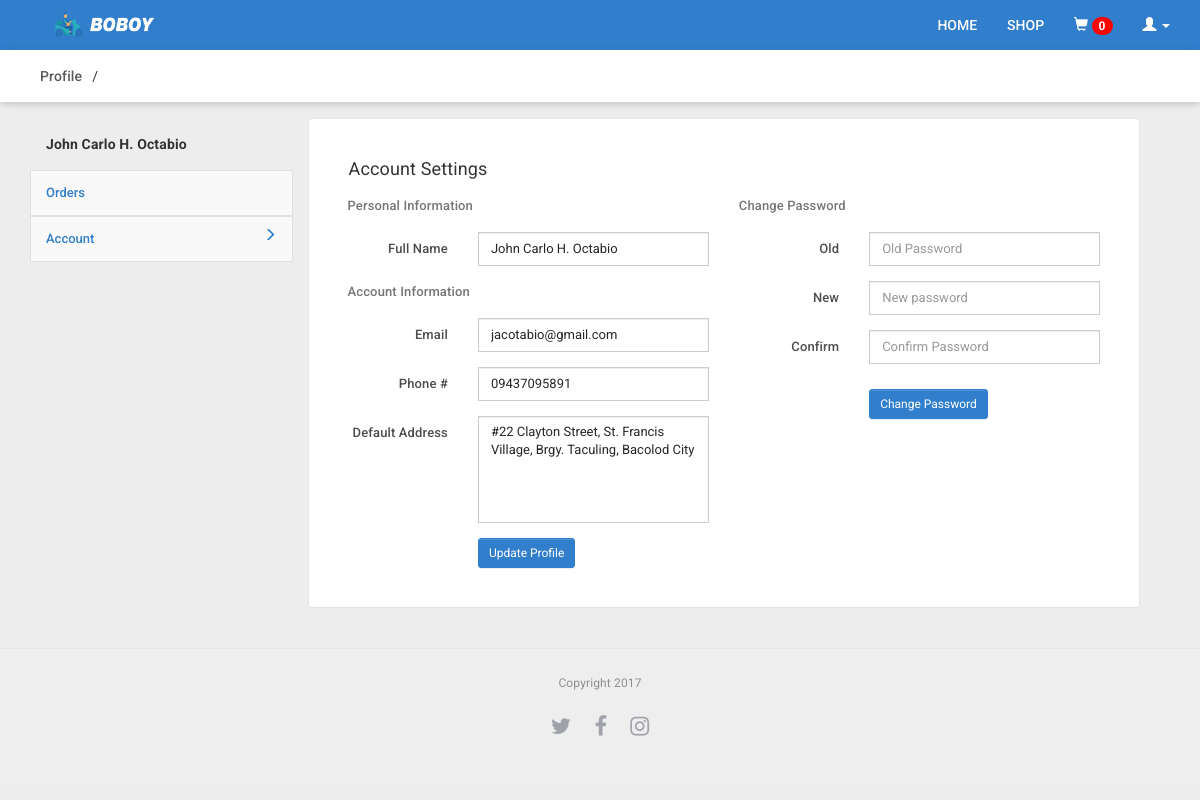
The app's page /?mod=profile&t=account (signed in) with its own data.
### tables this page shows
CREATE TABLE IF NOT EXISTS `users` (
  `usr_id` int(8) unsigned NOT NULL AUTO_INCREMENT,
  `usr_name` varchar(255) NOT NULL DEFAULT '',
  `usr_email` varchar(255) NOT NULL DEFAULT '',
  `usr_password` varchar(255) NOT NULL DEFAULT '',
  `usr_auth` int(1) NOT NULL DEFAULT '0',
  `usr_status` int(11) NOT NULL DEFAULT '0',
  `usr_img` varchar(255) NOT NULL DEFAULT '',
  `brand_id` int(1) NOT NULL DEFAULT '0',
  `usr_address` varchar(255) NOT NULL DEFAULT '',
  `usr_contact` varchar(50) NOT NULL DEFAULT 'N/A',
  `admin` int(11) NOT NULL DEFAULT '0',
  `is_hidden` int(11) NOT NULL DEFAULT '0',
  KEY `usr_id` (`usr_id`)
);

### classes/class.users.php (called while the page is built, shortened)
<?php
class Users{
  public $db;
  public function __construct(){
    try{
    $this->db = new PDO("mysql:host=".DB_SERVER.";dbname=".DB_DATABASE, DB_USERNAME, DB_PASSWORD, array(PDO::ATTR_ERRMODE => PDO::ERRMODE_WARNING));
    }catch(PDOException $e){
      echo "Connection failed: " . $e->getMessage();
      exit;
    }
  }
    public function account_details($id){
      $sth = $this->db->prepare("SELECT * FROM users WHERE usr_id = ?");
      $sth->bindParam(1,$id);
      $sth->execute();
      while($row = $sth->fetch(PDO::FETCH_ASSOC)){
        $list[] = $row;
      }
      if(!empty($list)){
        return $list;
      }else{
        return false;
      }
    }
}

### modules/profile/account.php (the view, shortened to what this page needs)
<?php
$acc = $user->account_details($_SESSION['usr_id']);
if($acc){
    foreach($acc as $_a);
?>
<div class="container-fluid no-gap">
	<div class="col-md-12 profile-dashboard">
        <div class="row">
            <h4 class="" style="margin:0;padding-left:16px;padding-top:16px;padding-bottom:16px;">Account Settings</h4>
            <div class="col-md-6 dashboard-form">
                <form id="form-account-details" method="POST" class="form-horizontal">
                    <div class="bg-white">
                        <span class="profile-title">Personal Information</span>
                        <div id="name-input" class="form-group">
                            <label class="col-md-4 control-label">Full Name</label>
                            <div class="col-md-8">
                                <input name="fullname" type="text" value="<?php echo $_a['usr_name'];?>" placeholder="Full Name" class="form-control input-md" required autocomplete="off">
                            </div>
                        </div>
                        <span class="profile-title">Account Information</span>
                        <div id="email-input" class="form-group">
                            <label class="col-md-4 control-label">Email</label>
                            <div class="col-md-8">
                                <input name="email" type="email" value="<?php echo $_a['usr_email'];?>" placeholder="example@email.com" class="form-control input-md" required autocomplete="off">
                            </div>
                        </div>
                        <div id="phone-input" class="form-group">
                            <label class="col-md-4 control-label">Phone #</label>
                            <div class="col-md-8">
                                <input name="phone" type="number" value="<?php echo $_a['usr_contact'];?>" placeholder="e.g (0915-XXX-XXXX)" class="form-control input-md" required autocomplete="off">
                            </div>
                        </div>
                        <div id="address-input" class="form-group">
                            <label class="col-md-4 control-label">Default Address</label>
                            <div class="col-md-8">
                                <textarea style="resize:none;" rows="5" name="address" type="text" placeholder="Default Address" class="form-control input-md" required="" autocomplete="off"><?php echo $_a['usr_address'];?></textarea>
                            </div>
                        </div>
                        <div class="form-group">
                            <label class="col-md-4 control-label"></label>
                            <div class="col-md-4">
                                <button id="btn-update-account" type="submit" name="submit" class="btn btn-primary btn-sm">Update Profile</button>
                            </div>
                        </div>
                    </div>
                </form>
            </div>
            <div class="col-md-6 dashboard-form">
                <form id="form-account-password" method="POST" class="form-horizontal">
                    <div class="bg-white">
                        <div class="add_listing_info">
                <span class="profile-title">Change Password</span>
                        <div id="old-password-input" class="form-group">
                            <label class="col-md-4 control-label">Old</label>
                            <div class="col-md-8">
                                <input name="old-password" type="password" value="" placeholder="Old Password" class="form-control input-md" required="">
                            </div>
                        </div>
                        </div>
                        <div id="new-password-input" class="form-group">
                            <label class="col-md-4 control-label">New</label>
                            <div class="col-md-8">
                                <input name="new-password" type="password" placeholder="New password" class="form-control input-md" required="">
                            </div>
                        </div>
                        <div id="co-password-input" class="form-group">
                            <label class="col-md-4 control-label">Confirm</label>
                            <div class="col-md-8">
                                <input name="co-password" type="password" placeholder="Confirm Password" class="form-control input-md" required="">
                            </div>
                        </div>
                        <div class="form-group">
                            <label class="col-md-4 control-label" for="submit"></label>
                            <div class="col-md-4">
                                <button id="btn-update-password" type="submit" name="submit" class="btn btn-primary btn-sm">Change Password</button>
                            </div>
                        </div>
                    </div>
                </form>
            </div>
        </div>
    </div>
</div>
<?php
}
?>

### custom.css (style rules this page uses)
body { background-color: #ededed; font-family: 'Roboto'; letter-spacing: 0.01em; }
.container-fluid { max-width: 1140px; margin: 0 auto; }
.no-gap { margin:0 !important; padding:0 !important; }
textarea { resize: none; }
.control-label { font-family: 'Roboto'; font-size: 13px; font-weight: 500; color: rgba(0,0,0,0.7); }
.bg-white { background-color: #fff; }
form { display: block; margin-top: 0em; }
.form-control { border-radius: 0px; }
.profile-title { font-size:13px; font-family: "Roboto"; font-weight:500; color:rgba(0,0,0,0.54); display:inline-block; margin-bottom:16px; }
.input-md { font-size:13px; font-family: "Roboto",sans-serif; font-weight:400; color:rgba(0,0,0,0.85); }

### records on screen
users: fullname "John Carlo H. Octabio", email "jacotabio@gmail.com", phone "09437095891", address "#22 Clayton Street, St. Francis Village, Brgy. Taculing, Bacolod City"

### other values on screen
$item->count_cart($_SESSION['usr_id']) "0"
$_GET['mod'] "Profile"
$_SESSION['usr_name'] "John Carlo H. Octabio"
